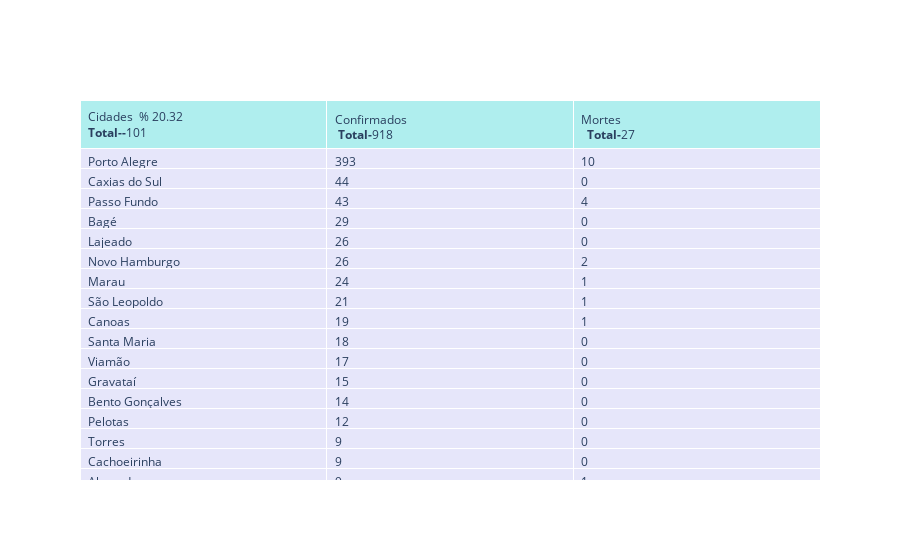

The cell this chart's notebook holds for it:
### Code cell
dataRS =api_br_io[ api_br_io.city.notnull() ]
rs = dataRS [ (dataRS.state == 'RS')&(dataRS.date == '2020-04-21') & (dataRS.place_type =='city')].sort_values(by='confirmed',ascending=False)
rs.groupby(['city'] )
rs.fillna(0, inplace = True)
fig = go.Figure(data=[go.Table(
    header=dict(values=['Cidades  % '+ str(round(rs.city.size*100/497,2)) +'<br><b>Total--</b>'+str(rs.city.size) +'</br>' ,
                        '<br>Confirmados</br> <b>Total-</b>'+ str(rs.confirmed.sum()),
                        '<br>Mortes</br>  <b>Total-</b>'+ str(rs.deaths.sum().astype(int))],
                fill_color='paleturquoise',
                align='left'),
    cells=dict(values=[rs.city, rs.confirmed,rs.deaths],
               fill_color='lavender',
               align='left'))
])

fig.show()
plotly.offline.plot(fig, filename='HTML/TabelaCovid19RS.html', auto_open=False)

### Figure 1 — Plotly figure (JSON) as saved in the notebook; plotly's stock layout.template omitted (floating-point values rounded to 4 significant figures; data arrays with more than 128 entries replaced by an {"elided": "..."} marker saying what was removed)
{"data": [{"cells": {"align": "left", "fill": {"color": "lavender"}, "values": {"elided": "3x101 mixed values"}}, "header": {"align": "left", "fill": {"color": "paleturquoise"}, "values": ["Cidades  % 20.32<br><b>Total--</b>101</br>", "<br>Confirmados</br> <b>Total-</b>918", "<br>Mortes</br>  <b>Total-</b>27"]}, "type": "table"}], "layout": {}}
